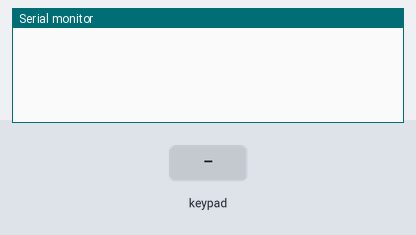
Simulated run of this sketch. Board: ESP32. Parts: the last lines printed to the serial monitor. The inputs (shaded band) are chosen by the test bench.

Above: at 1.2 s.
1.3 s: key '1' pressed
At 2.1 s:
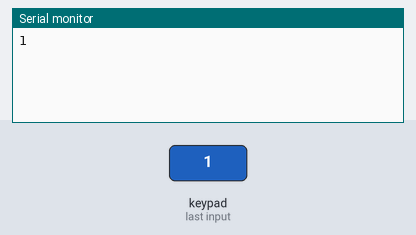
2.8 s: keypad keys 2 3 2 2 3 2 1 # pressed 0.4 s apart
At 6.6 s:
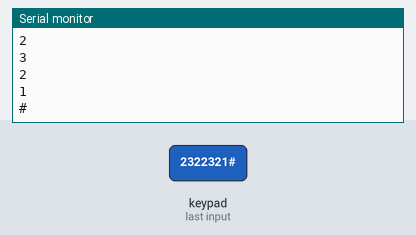
7.5 s: key '*' pressed
At 8.2 s:
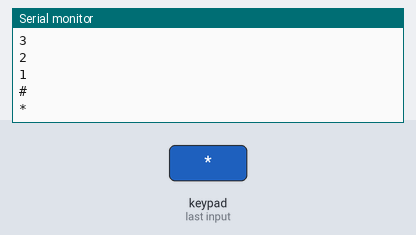
9.0 s: keypad keys 1 9 1 8 5 pressed 0.4 s apart
At 11.5 s:
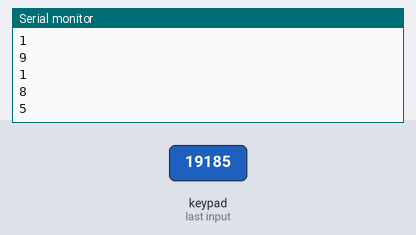
Timing chart, 0 to 13.0 s (numbered marks = the images above; inputs shaded):
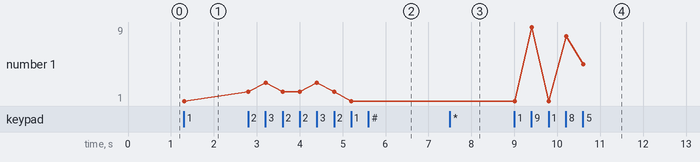

The sketch:

ESP32-Keypad.ino
```cpp
#include "Keypad.h"
const byte ROWS = 4; //four rows
const byte COLS = 3; //three columns

char keys[ROWS][COLS] = {
  {'1','2','3'},
  {'4','5','6'},
  {'7','8','9'},
  {'*','0','#'}
};

// For Arduino Microcontroller
//byte rowPins[ROWS] = {9, 8, 7, 6};
//byte colPins[COLS] = {5, 4, 3};

// For ESP8266 Microcontroller
//byte rowPins[ROWS] = {D1, D2, D3, D4};
//byte colPins[COLS] = {D5, D6, D7, D8};

// For ESP32 Microcontroller
byte rowPins[ROWS] = {23, 22, 3, 21};
byte colPins[COLS] = {19, 18, 5};

Keypad keypad = Keypad(makeKeymap(keys), rowPins, colPins, ROWS, COLS);

void setup() {
  Serial.begin(9600);
}

void loop() {
  char key = keypad.getKey();

  if (key){
    Serial.println(key);
  }
}
```

Measured:
- after the input at 1.3 s, the serial monitor: prints a new line at once (image 1)
- after the input at 2.8 s, the serial monitor: prints a new line at once (image 2)
- after the input at 7.5 s, the serial monitor: prints a new line at once (image 3)
- after the input at 9.0 s, the serial monitor: prints a new line at once (image 4)
- plotted number 1: 1 → 5 after the input at 9.0 s
